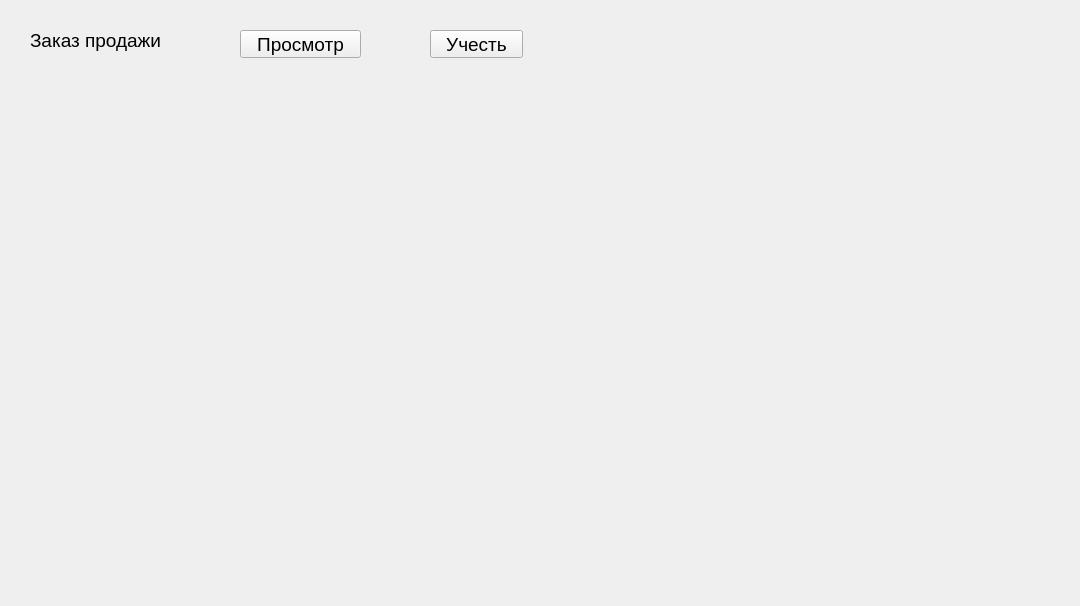
<?xml version="1.0" encoding="UTF-8"?>
<ui version="4.0">
 <class>Accounting</class>
 <widget class="QWidget" name="Accounting">
  <property name="geometry">
   <rect>
    <x>0</x>
    <y>0</y>
    <width>1080</width>
    <height>606</height>
   </rect>
  </property>
  <property name="font">
   <font>
    <pointsize>14</pointsize>
   </font>
  </property>
  <property name="windowTitle">
   <string>Form</string>
  </property>
  <widget class="QLabel" name="label">
   <property name="geometry">
    <rect>
     <x>30</x>
     <y>30</y>
     <width>161</width>
     <height>21</height>
    </rect>
   </property>
   <property name="text">
    <string>Заказ продажи</string>
   </property>
  </widget>
  <widget class="QPushButton" name="pushButton_show">
   <property name="geometry">
    <rect>
     <x>240</x>
     <y>30</y>
     <width>121</width>
     <height>28</height>
    </rect>
   </property>
   <property name="text">
    <string>Просмотр</string>
   </property>
  </widget>
  <widget class="QPushButton" name="pushButton_consider">
   <property name="geometry">
    <rect>
     <x>430</x>
     <y>30</y>
     <width>93</width>
     <height>28</height>
    </rect>
   </property>
   <property name="text">
    <string>Учесть</string>
   </property>
  </widget>
  <widget class="CashFlow" name="cashFlow" native="true">
   <property name="geometry">
    <rect>
     <x>30</x>
     <y>90</y>
     <width>1031</width>
     <height>501</height>
    </rect>
   </property>
  </widget>
 </widget>
 <customwidgets>
  <customwidget>
   <class>CashFlow</class>
   <extends>QWidget</extends>
   <header>cashflow.h</header>
   <container>1</container>
  </customwidget>
 </customwidgets>
 <resources/>
 <connections/>
</ui>
